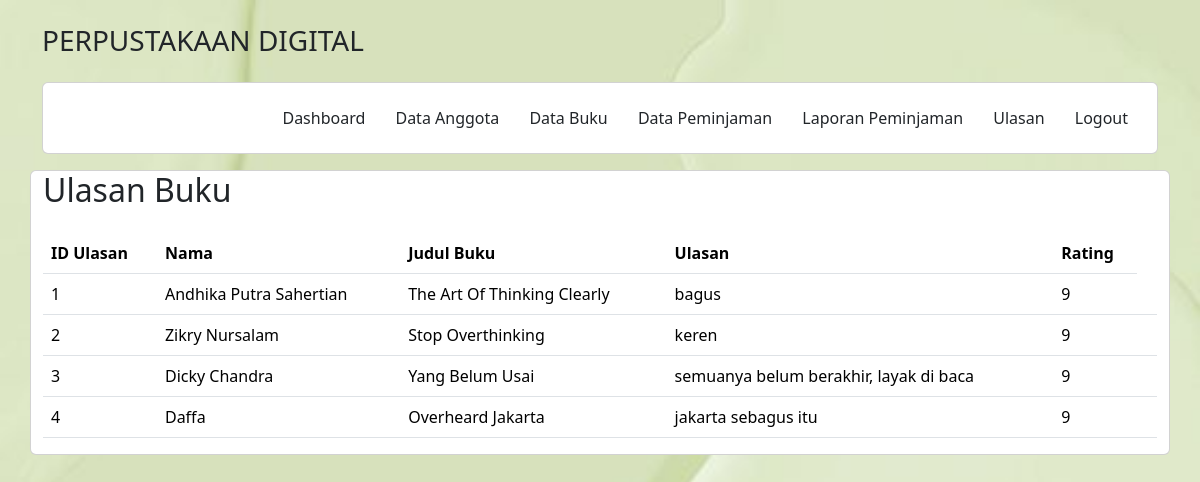
/petugas/ulasan.php, run on the app's committed database.
### tables this page shows
CREATE TABLE `ulasanbuku` (
  `IDulasan` int(11) NOT NULL,
  `nama` varchar(255) NOT NULL,
  `judul` varchar(255) NOT NULL,
  `ulasan` text NOT NULL,
  `rating` int(11) NOT NULL
);

### petugas/ulasan.php (the view)
<?php
include 'header.php';
?>
<div class="container">
  <div class="row" style="margin-top: 1rem;">
  <div class="card ">
  <h2>Ulasan Buku</h2>
  <table class="table my-3">
        <thead>
            <tr>
            <th scope="col">ID Ulasan</th>
            <th scope="col">Nama</th>
            <th scope="col">Judul Buku</th>
            <th scope="col">Ulasan</th>
            <th scope="col">Rating</th>
            </tr>
        </thead>
        <?php
          include '../koneksi.php';
          $data = mysqli_query($koneksi, "SELECT * FROM ulasanbuku");
          while($d=mysqli_fetch_array($data)){
        ?>
        <tbody>
            <tr>
            <td><?php echo $d['IDulasan'];?></th>
            <td><?php echo $d['nama'];?></th>
            <td><?php echo $d['judul'];?></th>
            <td><?php echo $d['ulasan'];?></td>
            <td><?php echo $d['rating'];?></td>
            <td>
           </td>
          </tr>
  </tbody>
  <?php
          }
?>
</table>
</div>
</div>
  </div>
<?php
include 'footer.php';
?>

### petugas/header.php (style rules this page uses)
body { background: url(../img/matcha.jpg) no-repeat fixed; -webkit-background-size: 100% 100%; -moz-background-size: 100% 100%; -o-background-size: 100% 100%; background-size: 100% 100%; }

### data on the page
ulasanbuku: IDulasan "1", nama "Andhika Putra Sahertian", judul "The Art Of Thinking Clearly", ulasan "bagus", rating "9"
ulasanbuku: IDulasan "2", nama "Zikry Nursalam", judul "Stop Overthinking", ulasan "keren", rating "9"
ulasanbuku: IDulasan "3", nama "Dicky Chandra", judul "Yang Belum Usai", ulasan "semuanya belum berakhir, layak di baca", rating "9"
ulasanbuku: IDulasan "4", nama "Daffa", judul "Overheard Jakarta", ulasan "jakarta sebagus itu", rating "9"
